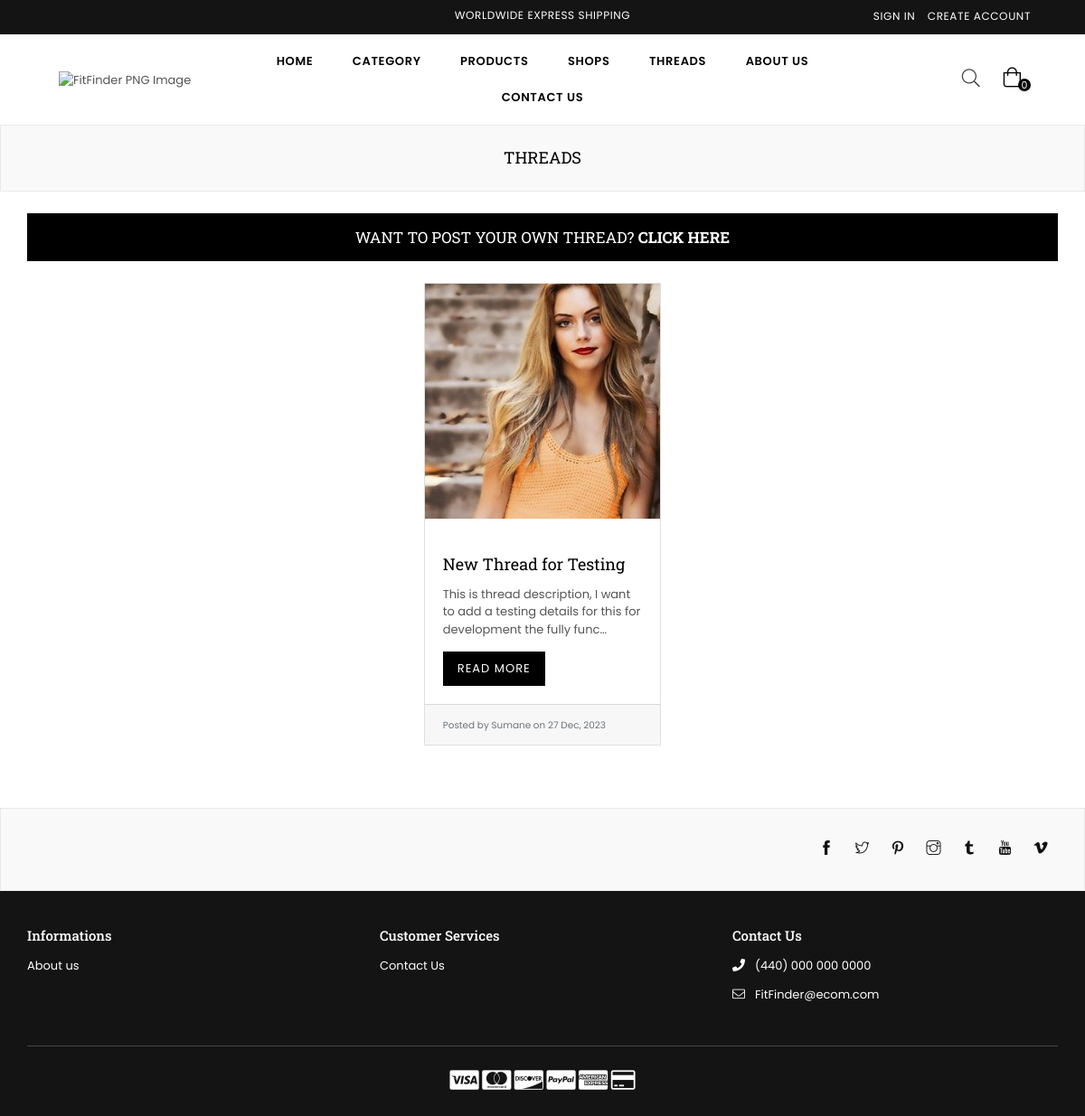
The app's page /threads-list-view, older data.
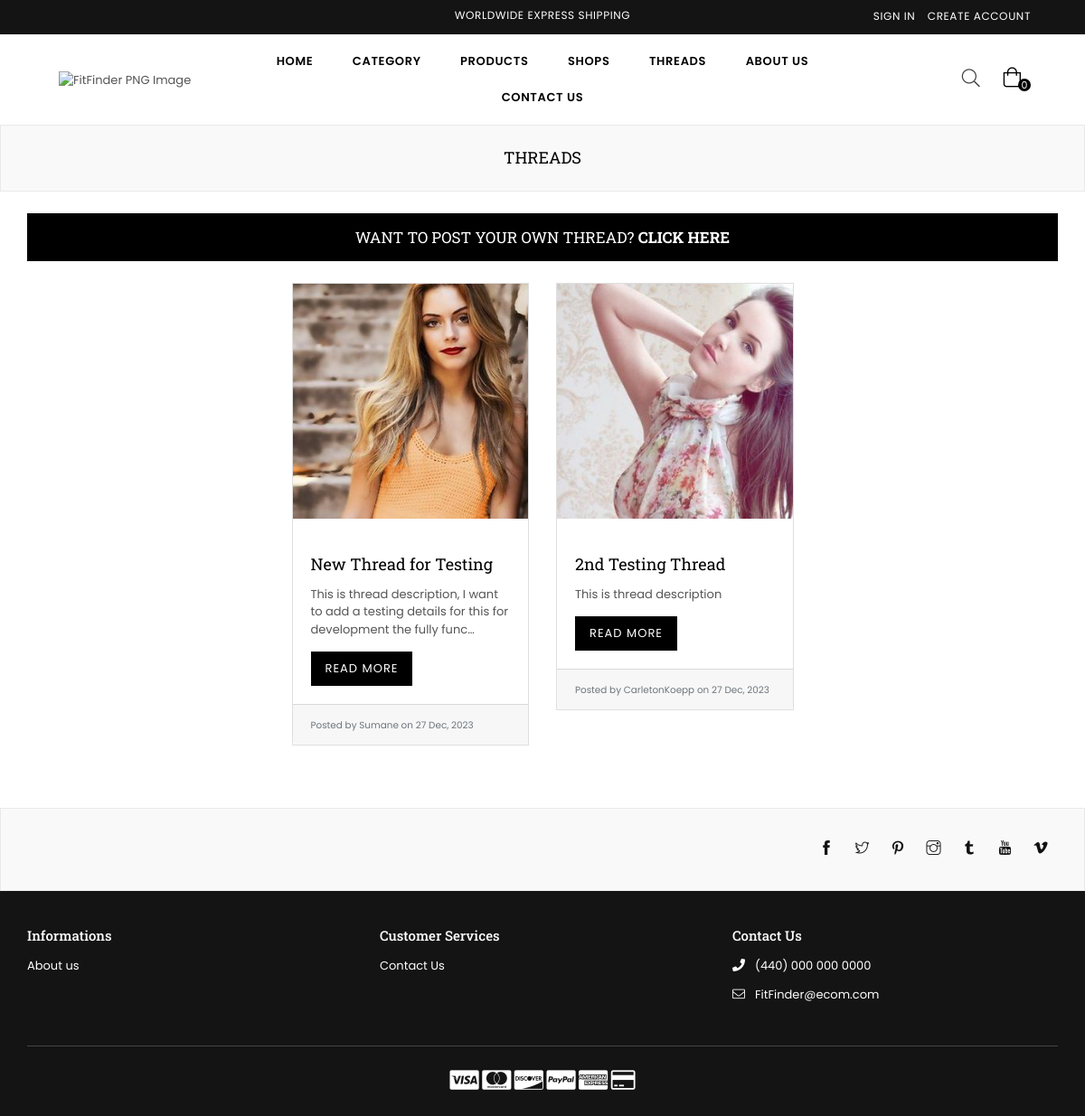
The same page, newer data.
### core/models.py (models this page shows, shortened)
class Thread(models.Model):
    tid = ShortUUIDField(unique=True, length=10, max_length=20, prefix="thr", alphabet="abcdefgh12345")
    user = models.ForeignKey(User, on_delete=models.SET_NULL, null=True)
    title = models.CharField(max_length=200, null=True)
    description = models.TextField(null=True, blank=True, default="This is thread description")
    image = models.ImageField(upload_to="user_directory_path", default="thread.png")
    date = models.DateTimeField(auto_now_add=True)

### userauthentication/models.py (models this page shows)
class User(AbstractUser):
    email = models.EmailField(unique=True)
    username = models.CharField(max_length=100)
    bio = models.CharField(max_length=100)
    USERNAME_FIELD = "email"
    REQUIRED_FIELDS = ['username']
    def __str__(self):
        return self.username

### core/views.py (the view)
# urls.py: path("threads-list-view", threads_list_view, name="threads-list-view"),
def threads_list_view(request):
    threads = Thread.objects.all()
    context = {
        "threads": threads
    }
    return render(request, "core/threads.html", context)

### core/context_processor.py (called while the page is built)
def default(request):
    categories = Category.objects.all()
    vendors = Vendor.objects.all()
    try:
        wishlist = Wishlist.objects.filter(user=request.user)
    except:
        wishlist = 0
    try:
        address = Address.objects.get(user=request.user)
    except:
        address = None
    return{
        'categories': categories,
        'address': address,
        'vendors': vendors,
    }

### templates/core/threads.html
{% extends 'partials/base.html' %}
{% load static %}
{% block content %}
<div id="page-content">
    <div class="page section-header text-center mb-0">
        <div class="page-title">
            <div class="wrapper"><h1 class="page-width">Threads</h1></div>
        </div>
    </div>
    <div class="container">
        <div class="row justify-content-center my-4">
            <div class="col-12 text-center customer-box returning-customer">
                <h3>Want to Post Your Own Thread? <a href="{% url 'core:create-thread' %}" class="text-white text-decoration-underline">Click here</a></h3>
            </div>
        </div>
        <div class="row justify-content-center">
            {% for t in threads %}
                <div class="col-12 col-sm-6 col-md-4 col-lg-3 mb-4">
                    <div class="card">
                        <a class="article_featured-image" href="{% url 'core:thread-detail' t.tid %}">
                            <img class="blur-up lazyload" src="{{ t.image.url }}" alt="Card image cap">
                        </a>
                        <div class="card-body">
                            <h5 class="card-title"><a href="{% url 'core:thread-detail' t.tid %}">{{ t.title }}</a></h5>
                            <p class="card-text">{{ t.description|truncatechars:100 }}</p>
                            <a href="{% url 'core:thread-detail' t.tid %}" class="btn btn-primary">Read More</a>
                        </div>
                        <div class="card-footer">
                            <small class="text-muted">Posted by {{ t.user }} on {{ t.date|date:"d M, Y" }}</small>
                        </div>
                    </div>
                </div>
            {% endfor %}
        </div>
    </div>
</div>
{% endblock content %}

Row changes from the older to the newer data that the page shows:
added Thread: image (picture), title "2nd Testing Thread", description "This is thread description", user "CarletonKoepp", date "27 Dec, 2023"
